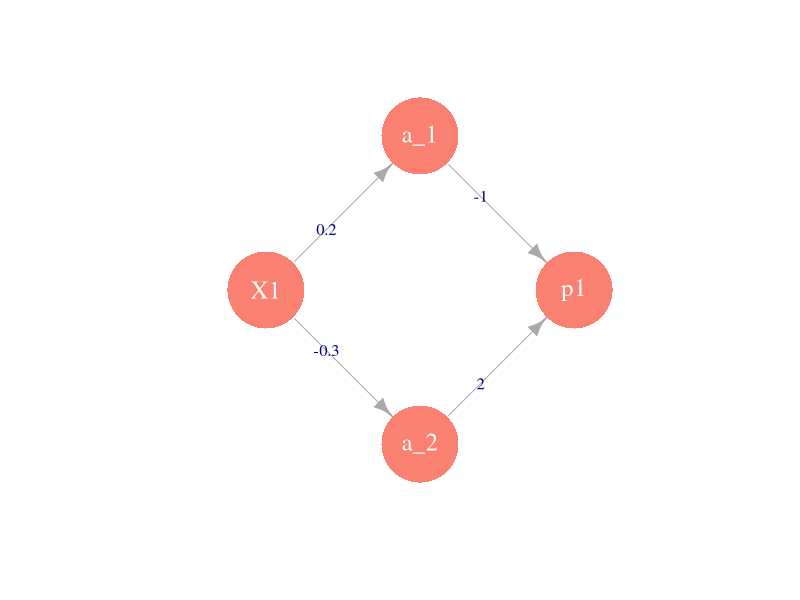

The R source for this figure:
## ---- chunk 1
library(igraph)
 gr <- graph(c(1,2,1,3,2,4,3,4))
 plot(gr, layout = matrix(c(-2,0,0,1,0,-1,2,0), byrow=T, ncol=2),
      vertex.label=c('X1','a_1','a_2','p1'), 
      vertex.size=50, vertex.color='salmon', vertex.label.cex=1.5,
   vertex.label.color='white',vertex.frame.color=NA,
    edge.label=c(0.2,-0.3,-1,2)
   )
## ---- chunk 2
h <- function(z) exp(z)/(1+exp(z))

a1 <- h(0 + 0.2*1)
a2 <- h(0 - 0.3*1)
a_1_3 <- h(-0.5 -a1 + 2*a2)

a1
a2
a_1_3
## ---- chunk 3
p <- a_1_3
y <- 0

-2*(y * log(p) + (1 - y) * log(1 - p))

## ---- chunk 4
delta_3_1 <- p-y
delta_3_1
## ---- chunk 5
delta_3_1*a1
## ---- chunk 6
delta_3_1*1
## ---- chunk 7
da21 <- h(0 + .2*1)*(1-h(0  + .2*1))
da22 <- h(0 - 0.3*1)*(1-h(0 - 0.3*1))
hs<-c(da21,da22)
theta<- c(-1,2)
delta_2 <- t(theta)*delta_3_1%*%hs
delta_2
## ---- chunk 8
prod<-c(0, 0.2*delta_2[1] - 0.3*delta_2[2])
delta_1<-(prod[1] + prod[2] )* h(1)
delta_1
## ---- chunk 9
delta_2[1]*1
delta_2[1]*1

delta_2[2]*1
delta_2[2]*1
